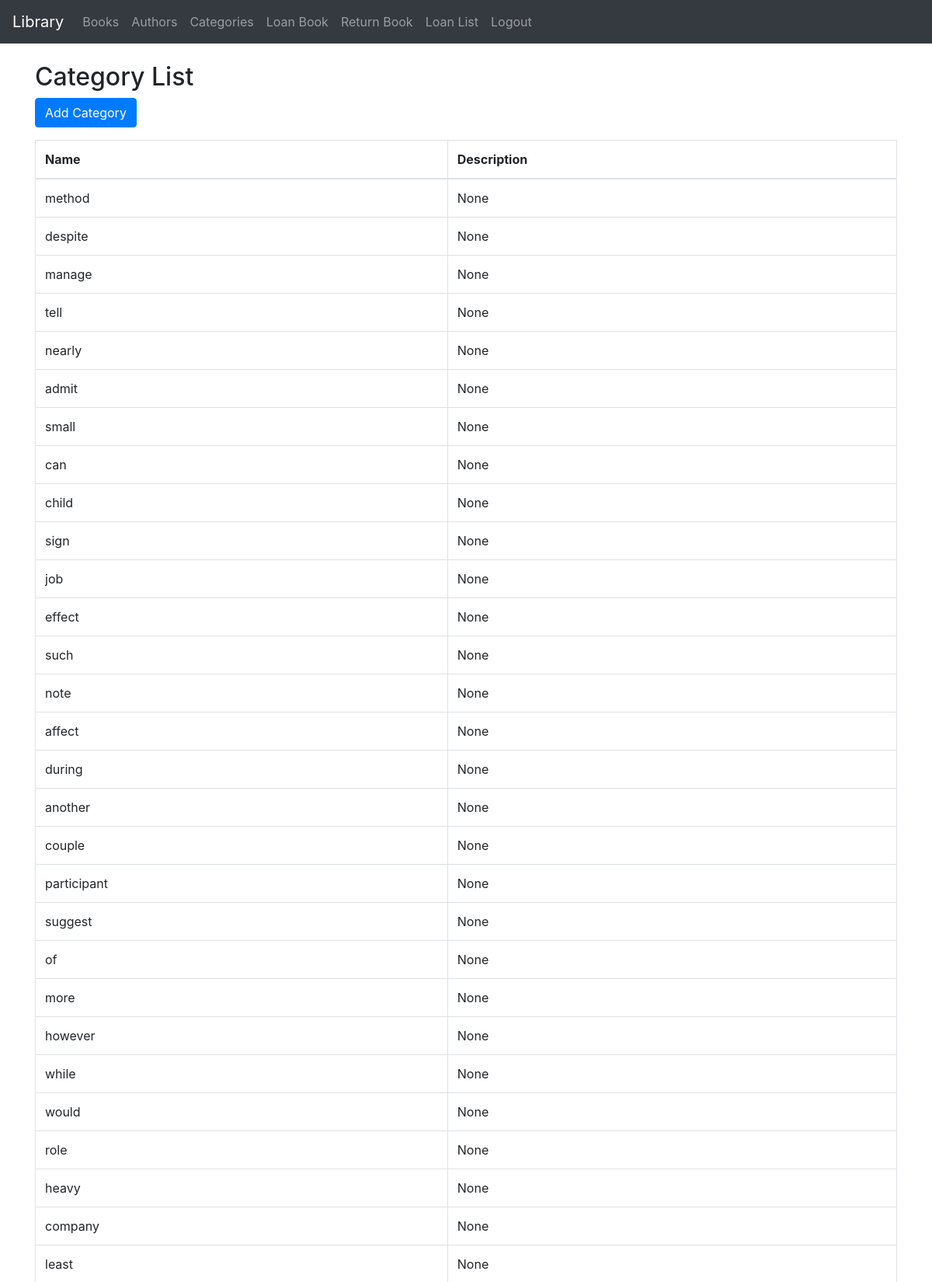
Page /categories/ (signed in, upper part) on the committed database.
### library/models.py (models this page shows, shortened)
class Category(models.Model):
    name = models.CharField(max_length=255)
    description = models.TextField(null=True, blank=True)

### library/views.py (the view)
# urls.py: path('categories/', category_list, name='category_list'),
@login_required
def category_list(request):
    categories = Category.objects.all()
    return render(request, 'library/category_list.html', {'categories': categories})

### templates/library/category_list.html (shortened to what this page needs)
{% extends 'library/base.html' %}
{% block content %}
<h2>Category List</h2>
<a href="{% url 'add_category' %}" class="btn btn-primary mb-3">Add Category</a>
<table class="table table-bordered">
    <thead>
        <tr>
            <th>Name</th>
            <th>Description</th>
        </tr>
    </thead>
    <tbody>
        {% for category in categories %}
        <tr>
            <td>{{ category.name }}</td>
            <td>{{ category.description }}</td>
        </tr>
        {% endfor %}
    </tbody>
</table>
{% endblock %}

### templates/library/base.html (style rules this page uses)
html, body { height: 100%; margin: 0; display: flex; flex-direction: column; }

### rows in the picture
Category: name "method", description "None"
Category: name "despite", description "None"
Category: name "manage", description "None"
Category: name "tell", description "None"
Category: name "nearly", description "None"
Category: name "admit", description "None"
Category: name "small", description "None"
Category: name "can", description "None"
Category: name "child", description "None"
Category: name "sign", description "None"
Category: name "job", description "None"
Category: name "effect", description "None"
Category: name "such", description "None"
Category: name "note", description "None"
Category: name "affect", description "None"
Category: name "during", description "None"
Category: name "another", description "None"
Category: name "couple", description "None"
Category: name "participant", description "None"
Category: name "suggest", description "None"
Category: name "of", description "None"
Category: name "more", description "None"
Category: name "however", description "None"
Category: name "while", description "None"
Category: name "would", description "None"
Category: name "role", description "None"
Category: name "heavy", description "None"
Category: name "company", description "None"
Category: name "least", description "None"
